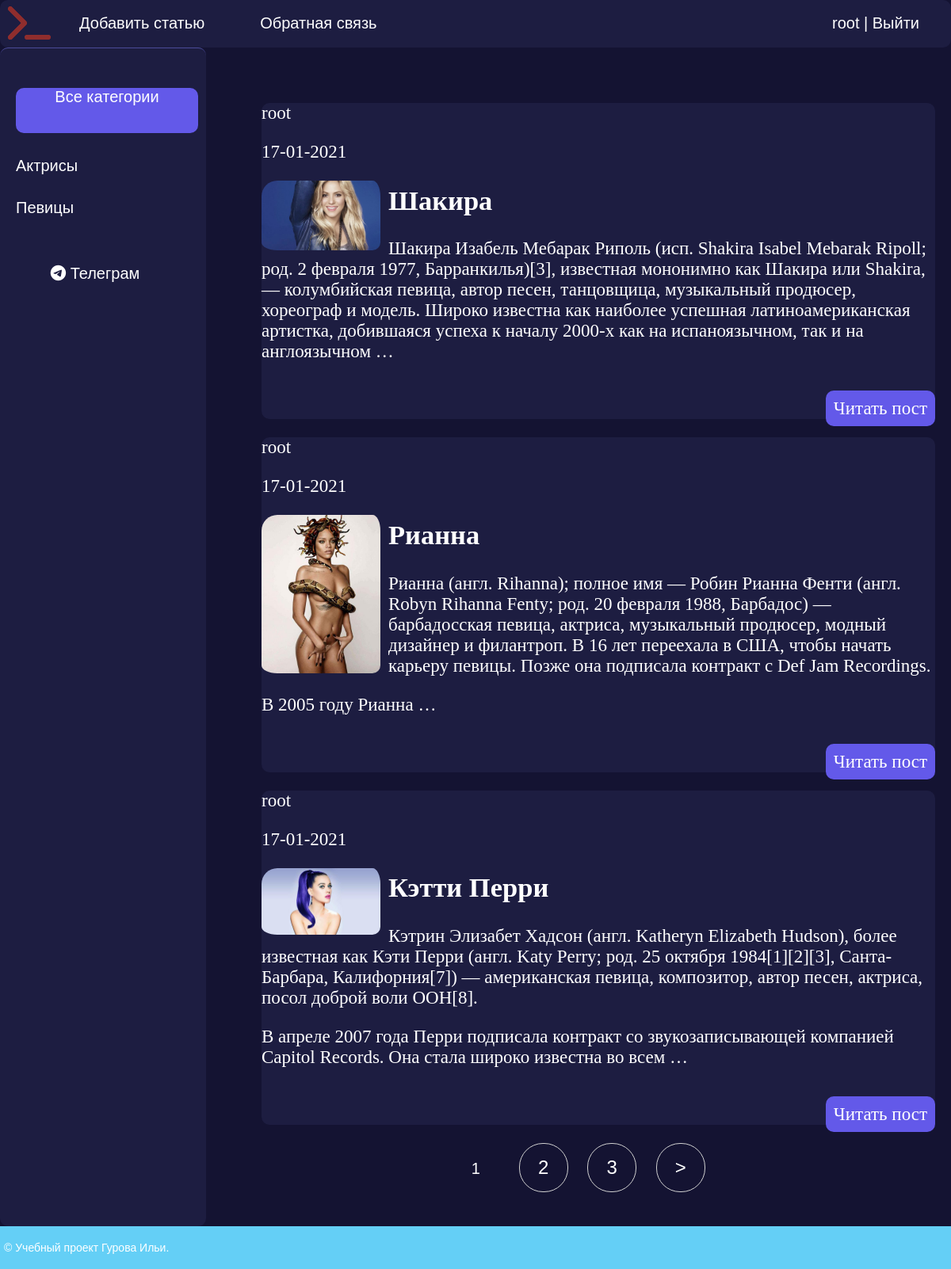
The app's page / (signed in) with its own data.
### women/models.py (models this page shows, shortened)
class Category(models.Model):
    name = models.CharField(max_length=100, db_index=True, verbose_name='Категория')
    slug = models.SlugField(max_length=255, unique=True, db_index=True, verbose_name='URL')
    def get_absolute_url(self):
        return reverse('category', kwargs={'cat_slug': self.slug})
    class Meta:
        verbose_name = 'Категорию'
        verbose_name_plural = 'Категории'
        ordering = ['id']

class Women(models.Model):
    title = models.CharField(max_length=255, verbose_name='Заголовок')
    slug = models.SlugField(max_length=255, unique=True, db_index=True, verbose_name='URL')
    content = models.TextField(blank=True,verbose_name='Содержание статьи')
    photo = models.ImageField(upload_to="photos/%Y/%m/%d/", verbose_name='Фото')
    time_create = models.DateTimeField(auto_now_add=True, verbose_name='Время публикации')
    time_update = models.DateTimeField(auto_now=True, verbose_name='Время редактирования')
    is_published = models.BooleanField(default=True,verbose_name='Публикация')
    cat = models.ForeignKey('Category', on_delete=models.PROTECT, verbose_name='Категория')
    author = models.ForeignKey(User, on_delete=models.CASCADE, verbose_name='Автор')
    def get_absolute_url(self):
        return reverse('post', kwargs={'post_slug': self.slug})
    class Meta:
        verbose_name = 'Известная женщина'
        verbose_name_plural = 'Известные женщины'
        ordering = ['-time_create']

### women/views.py (the view)
# urls.py: path('', WomenHome.as_view(), name='home'),
class WomenHome(DataMixin, ListView):
    paginate_by = 3
    model = Women
    template_name = 'women/index.html'
    context_object_name = 'posts'
    def get_context_data(self, *, object_list=None, **kwargs):
        context = super().get_context_data(**kwargs)
        c_def = self.get_user_context(title='Главная страница')
        return {**context, **c_def}
    def get_queryset(self):
        return Women.objects.filter(is_published=True).select_related('cat')

### women/utils.py (called while the page is built)
    def get_user_context(self,**kwargs):
        context = kwargs
        cats = Category.objects.annotate(Count('women'))
        user_menu = menu.copy()
        if not self.request.user.is_authenticated:
            user_menu.pop(1)
        context['menu'] = user_menu
        context['cats'] = cats
        if 'cat_selected' not in context:
            context['cat_selected'] = 0
        return context

### women/templates/women/index.html (shortened to what this page needs)
{% extends 'women/base.html' %}
{% block content %}
<ul class="list-articles">
	{% for p in posts %}
		<li><div class="article_panel">
		<p id="author">{{p.author}} </p>
		<p id="post-date">{{p.time_update|date:"d-m-Y"}}</p>
		</div>
		{% if p.photo %}
			<p><img class="img-article-left thumb" src="{{p.photo.url}}"></p>
		{% endif %}
			<h2>{{p.title}}</h2>
	{% autoescape on %}
	{{p.content|linebreaks|truncatewords:50}}
	{% endautoescape %}
			<p class="link-read-post"><a href="{{ p.get_absolute_url }}">Читать пост</a></p>
			</li>
	{% endfor %}
</ul>
{% endblock %}

### women/templates/women/base.html (shortened to what this page needs)
{% load static %}
{% load women_tags %}
<!DOCTYPE html>
<html>
<head>
	<link type="text/css" href="{% static 'women/css/styles.css' %}" rel="stylesheet" />
</head>
<body>
<table class="table-page" border=0 cellpadding="0" cellspacing="0">
<tr><td valign=top>
{% block mainmenu %}
		<div class="header">
			<ul id="mainmenu" class="mainmenu">
			<li class="logo"><a href="{% url 'home' %}"><div class="logo"></div></a></li>
{% for m in menu %}
		<li><a href="{% url m.url_name %}">{{m.title}}</a></li>
{% endfor %}
			{% if request.user.is_authenticated %}
				<li class="last">{{ user.username }} | <a href="{%url 'logout'%}">Выйти</a></li>
			{% else %}
				<li	class="last"><a href="{% url 'register' %}">Регистрация</a> | <a href="{% url 'login' %}">Авторизация</a></li>
			{% endif %}
			</ul>
		</div>
{% endblock mainmenu %}
<table class="table-content" border=0 cellpadding="0" cellspacing="0">
<tr>
	<td valign="top" class="left-chapters">
	<ul id="leftchapters">
	{% if cat_selected == 0 %}
		<li class="selected">Все категории</li>
	{% else %}
		<li><a href="{% url 'home' %}"><div>Все категории</div></a></li>
	{% endif %}
	{% for c in cats %}
		{% if c.women__count > 0 %}
			{% if c.pk == cat_selected %}
				<li class="selected">{{c.name}}</li>
			{% else %}
				<li><a href="{{ c.get_absolute_url }}">{{c.name}}</a></li>
			{% endif %}
		{% endif %}
	{% endfor %}
		<li class="share">
			<a class="share-tg" href="https://t.me/ilyaguroff" target="_blank" rel="nofollow">
				<i class="fa-brands fa-telegram" style="color: #ffffff;"></i> Телеграм</a>
		</li>
	</ul>
</td>
<td valign="top" class="content">
	<div class="content-text">
{% block content %}
{% endblock %}
	</div>
{% if page_obj.has_other_pages %}
<nav class="list-pages">
	<ul>
		{% for p in paginator.page_range %}
			{% if page_obj.number == p %}
				<li class="page-num page-num-selected">{{p}}</li>
			{% elif p >= page_obj.number|add:-2 and p <= page_obj.number|add:2 %}
				<li class="page-num">
					<a href="?page={{p}}">{{p}}</a>
				</li>
			{% endif %}
		{% endfor %}
		{% if page_obj.has_next %}
		<li class="page-num">
			<a href="?page={{ page_obj.next_page_number }}">&gt;</a>
		</li>
		{% endif %}
	</ul>
</nav>
{% endif %}
</td></tr></table>
</td></tr>
<tr><td valign=top>
	<div id="footer">
		<p>&copy; Учебный проект Гурова Ильи.</p>
	</div>
</td></tr></table>
</body>
</html>

### women/static/women/css/styles.css (style rules this page uses)
html, body { font-family: 'Arial'; margin: 0; padding: 0; height: 100%; width: 100%; background: #141332; color:white; }
a { color: #0059b2; text-decoration: none; }
img { max-width: 600px; height: auto; border-radius:20px; }
img.img-article-left { max-width: 300px; height: auto; float: left; padding: 0 10px 10px 0; }
img.img-article-left.thumb { max-width: 150px; height: auto; }
p.link-read-post { text-align: right; }
p.link-read-post a { padding: 10px; min-width: 100px; background: #6359E9; border-radius:10px; color: white; text-decoration: none; }
#author { float:center; }
ul.list-articles { list-style: none; margin: 0; padding: 0; }
ul.list-articles li { background: #1D1D41; color:white; border-radius:10px; text-align:left; }
.table-page { width: 100%; height: 100%; vertical-align: top; }
.table-page tr { height: 100%; }
.header { border-radius: 10px; background: #1D1D41; height: 60px; }
.logo { background: url('../images/terminal-solid.svg') no-repeat 10px 5px; width: 70px; height: 60px; }
ul.mainmenu { list-style: none; margin: 0; padding: 0; height: 60px; font-size: 20px; overflow: hidden; }
ul.mainmenu li { float: left; margin: 18px 40px 0 30px; }
ul.mainmenu li.logo { margin: 0; }
ul.mainmenu li.last { float: right; }
ul.mainmenu li a { color: white; text-decoration: none; }
.table-content { width: 100%; min-height: 100%; height: 100%; }
.left-chapters { border-radius: 10px; border-top: 1px solid #4B4B99; margin: 0; background: #1D1D41; min-height: 100%; }
.left-chapters ul { width: 230px; min-height: 100%; margin: 0; padding: 20px 10px 10px 20px; list-style: none; font-size: 20px; }
.left-chapters ul li { margin: 30px 0 0 0; color: white; }
.left-chapters ul li.selected { display: block; text-align:center; color: white; background:#6359E9; border-radius:10px; width: 230px; height: 57px; }
.left-chapters ul li a { color: white; text-decoration: none; }
.left-chapters ul li.share { margin: 60px 0 0 0; }
.left-chapters ul li.share a { display: inline-block; width: 40px; height: 40px; margin: 0 20px 0 0; }
.left-chapters ul li.share a.share-tg { text-align:center; color: white; border-radius:10px; width: 200px; }
.content { padding: 40px 20px 20px 40px; width: 100%; box-sizing: border-box; }
.content-text { margin: 30px 0 0 30px; color: white; font-size: 23px; font-family: Yandex Sans Display Light; }
#footer { box-sizing: border-box; background: #64CFF6; padding: 5px; color: #fff; font-size: 14px; font-family: Verdana, Geneva, Arial, Helvetica; text-align: left; overflow: hidden; }
.list-pages { text-align: center; margin: 0 0 20px 0; }
.list-pages ul { margin: 20px 0 0 0; padding: 0; list-style: none; }
.list-pages ul li { display: inline-block; margin: 0 20px 0 0; }
.list-pages a { color: white; font-size: 24px; text-decoration: none; }
.list-pages .page-num, .page-num-selected { display: inline-block; width: 60px; height: 44px; padding: 16px 0 0 0; border: 1px solid #d0d0d0; border-radius: 30px; }
.list-pages .page-num-selected { border: none; color: white; font-size: 20px; }

### records on screen
Category: name "Актрисы"
Category: name "Певицы"
Women: author "root", time_update "17-01-2021", photo (picture), title "Шакира", content "Шакира Изабель Мебарак Риполь (исп. Shakira Isabel Mebarak Ripoll; род. 2 февраля 1977, Барранкилья)[3], известная мононимно как Шакира или Shakira, — колумбийская певица, автор песен, танцовщица, музыкальный продюсер, хореограф и модель. Широко известна как наиболее успешная латиноамериканская артистка, добившаяся успеха к началу 2000-х как на испаноязычном, так и на англоязычном …"
Women: author "root", time_update "17-01-2021", photo (picture), title "Рианна", content "Рианна (англ. Rihanna); полное имя — Робин Рианна Фенти (англ. Robyn Rihanna Fenty; род. 20 февраля 1988, Барбадос) — барбадосская певица, актриса, музыкальный продюсер, модный дизайнер и филантроп. В 16 лет переехала в США, чтобы начать карьеру певицы. Позже она подписала контракт с Def Jam Recordings. В 2005 году Рианна …"
Women: author "root", time_update "17-01-2021", photo (picture), title "Кэтти Перри", content "Кэтрин Элизабет Хадсон (англ. Katheryn Elizabeth Hudson), более известная как Кэти Перри (англ. Katy Perry; род. 25 октября 1984[1][2][3], Санта-Барбара, Калифорния[7]) — американская певица, композитор, автор песен, актриса, посол доброй воли ООН[8]. В апреле 2007 года Перри подписала контракт со звукозаписывающей компанией Capitol Records. Она стала широко известна во всем …"

### other values on screen
{{ m.title }} "Добавить статью" "Обратная связь"
{{ user.username }} "root"
{{ p }} "1"
{{ p }} "2" "3"
